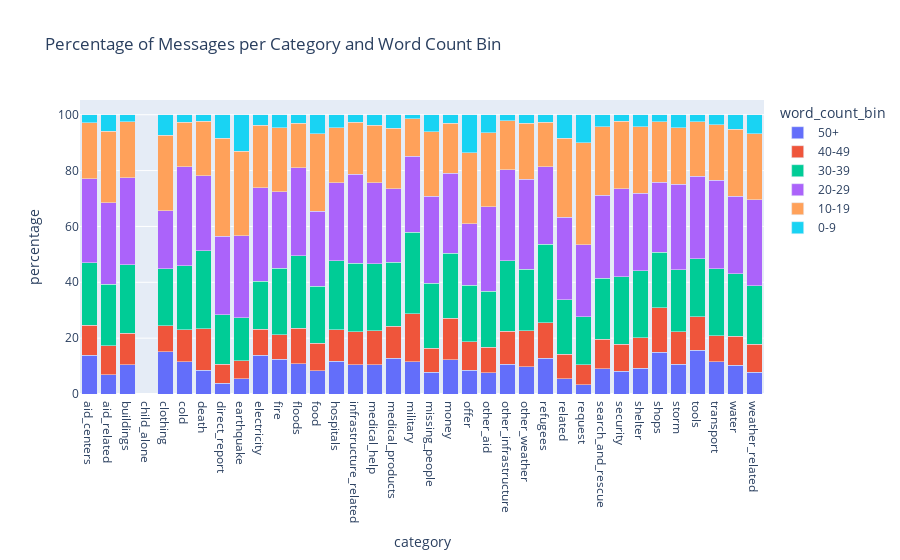

Here is the notebook cell this chart was saved with:
### Code cell
# Counts of word count bins per categories
# Gets the counts per bin and category
cat_wordcount_counts = df[['word_count_bin', *msg_category_cols]].groupby(['word_count_bin'], observed=False).sum().reset_index()
# Restructures the dataframe so that the category columns become one 'category' column
count_by_category_and_bin = pd.melt( cat_wordcount_counts, id_vars=['word_count_bin'], value_vars=msg_category_cols, var_name='category', value_name='count' )
# Gets the counts per category so that we can calculate the percentage later
total_counts = count_by_category_and_bin.groupby('category', observed=False)['count'].sum().reset_index().rename(columns={'count': 'total_count'})
# Merges the total counts per category back into the main dataframe
count_by_category_and_bin = count_by_category_and_bin.merge(total_counts, on='category')
# Calculates the percentage of messages per category and bin
count_by_category_and_bin['percentage'] = count_by_category_and_bin['count'] / count_by_category_and_bin['total_count'] * 100
# Rounds the percentage to 2 decimal places for better display
count_by_category_and_bin['percentage'] = count_by_category_and_bin['percentage'].apply( lambda x: round(x, 2) )
# Sorts the dataframe by category and word count bin
count_by_category_and_bin.sort_values(by=['category', 'word_count_bin'], ascending=[True, False], inplace=True)

# Graph 3: Count of messages per category and word count bin
percentage_per_bin_graph = px.bar(
    data_frame=count_by_category_and_bin, 
    x='category', 
    y='percentage', 
    title='Percentage of Messages per Category and Word Count Bin',
    labels={
        'x': 'category',
        'y': 'percentage'
    },
    color='word_count_bin', 
    barmode='stack'
)
plotly.io.from_json( get_graph_json(percentage_per_bin_graph) )

### Figure 1 — Plotly figure (JSON) as saved in the notebook; plotly's stock layout.template omitted (floating-point values rounded to 4 significant figures)
{"data": [{"hovertemplate": "word_count_bin=50+<br>category=%{x}<br>percentage=%{y}<extra></extra>", "legendgroup": "50+", "marker": {"color": "#636efa", "pattern": {"shape": ""}}, "name": "50+", "orientation": "v", "showlegend": true, "textposition": "auto", "type": "bar", "x": ["aid_centers", "aid_related", "buildings", "child_alone", "clothing", "cold", "death", "direct_report", "earthquake", "electricity", "fire", "floods", "food", "hospitals", "infrastructure_related", "medical_help", "medical_products", "military", "missing_people", "money", "offer", "other_aid", "other_infrastructure", "other_weather", "refugees", "related", "request", "search_and_rescue", "security", "shelter", "shops", "storm", "tools", "transport", "water", "weather_related"], "xaxis": "x", "y": [13.92, 6.92, 10.43, NaN, 15.06, 11.51, 8.54, 3.9, 5.5, 13.91, 12.41, 10.86, 8.38, 11.66, 10.5, 10.46, 12.72, 11.51, 7.72, 12.25, 8.47, 7.57, 10.6, 9.81, 12.8, 5.5, 3.35, 8.98, 8.07, 9.29, 15.0, 10.64, 15.72, 11.49, 10.23, 7.81], "yaxis": "y"}, {"hovertemplate": "word_count_bin=40-49<br>category=%{x}<br>percentage=%{y}<extra></extra>", "legendgroup": "40-49", "marker": {"color": "#EF553B", "pattern": {"shape": ""}}, "name": "40-49", "orientation": "v", "showlegend": true, "textposition": "auto", "type": "bar", "x": ["aid_centers", "aid_related", "buildings", "child_alone", "clothing", "cold", "death", "direct_report", "earthquake", "electricity", "fire", "floods", "food", "hospitals", "infrastructure_related", "medical_help", "medical_products", "military", "missing_people", "money", "offer", "other_aid", "other_infrastructure", "other_weather", "refugees", "related", "request", "search_and_rescue", "security", "shelter", "shops", "storm", "tools", "transport", "water", "weather_related"], "xaxis": "x", "y": [10.68, 10.41, 11.33, NaN, 9.38, 11.51, 14.91, 6.78, 6.44, 9.21, 8.87, 12.71, 9.85, 11.31, 11.73, 12.14, 11.58, 17.21, 8.72, 14.9, 10.17, 9.17, 11.9, 12.86, 12.8, 8.77, 7.04, 10.64, 9.77, 10.89, 15.83, 11.71, 11.95, 9.41, 10.47, 10.05], "yaxis": "y"}, {"hovertemplate": "word_count_bin=30-39<br>category=%{x}<br>percentage=%{y}<extra></extra>", "legendgroup": "30-39", "marker": {"color": "#00cc96", "pattern": {"shape": ""}}, "name": "30-39", "orientation": "v", "showlegend": true, "textposition": "auto", "type": "bar", "x": ["aid_centers", "aid_related", "buildings", "child_alone", "clothing", "cold", "death", "direct_report", "earthquake", "electricity", "fire", "floods", "food", "hospitals", "infrastructure_related", "medical_help", "medical_products", "military", "missing_people", "money", "offer", "other_aid", "other_infrastructure", "other_weather", "refugees", "related", "request", "search_and_rescue", "security", "shelter", "shops", "storm", "tools", "transport", "water", "weather_related"], "xaxis": "x", "y": [22.33, 21.94, 24.53, NaN, 20.49, 22.83, 27.81, 17.71, 15.44, 17.29, 23.76, 25.89, 20.36, 24.73, 24.63, 24.09, 22.92, 29.19, 23.15, 23.34, 20.34, 20.08, 25.28, 21.95, 28.0, 19.54, 17.3, 21.82, 24.2, 24.03, 20.0, 22.06, 20.75, 23.98, 22.43, 20.82], "yaxis": "y"}, {"hovertemplate": "word_count_bin=20-29<br>category=%{x}<br>percentage=%{y}<extra></extra>", "legendgroup": "20-29", "marker": {"color": "#ab63fa", "pattern": {"shape": ""}}, "name": "20-29", "orientation": "v", "showlegend": true, "textposition": "auto", "type": "bar", "x": ["aid_centers", "aid_related", "buildings", "child_alone", "clothing", "cold", "death", "direct_report", "earthquake", "electricity", "fire", "floods", "food", "hospitals", "infrastructure_related", "medical_help", "medical_products", "military", "missing_people", "money", "offer", "other_aid", "other_infrastructure", "other_weather", "refugees", "related", "request", "search_and_rescue", "security", "shelter", "shops", "storm", "tools", "transport", "water", "weather_related"], "xaxis": "x", "y": [30.1, 29.25, 31.06, NaN, 20.74, 35.47, 26.88, 28.08, 29.37, 33.46, 27.3, 31.55, 26.82, 27.92, 31.79, 28.93, 26.28, 27.21, 31.21, 28.48, 22.03, 30.3, 32.58, 32.34, 27.77, 29.41, 25.82, 29.7, 31.42, 27.74, 25.0, 30.74, 29.56, 31.72, 27.69, 30.85], "yaxis": "y"}, {"hovertemplate": "word_count_bin=10-19<br>category=%{x}<br>percentage=%{y}<extra></extra>", "legendgroup": "10-19", "marker": {"color": "#FFA15A", "pattern": {"shape": ""}}, "name": "10-19", "orientation": "v", "showlegend": true, "textposition": "auto", "type": "bar", "x": ["aid_centers", "aid_related", "buildings", "child_alone", "clothing", "cold", "death", "direct_report", "earthquake", "electricity", "fire", "floods", "food", "hospitals", "infrastructure_related", "medical_help", "medical_products", "military", "missing_people", "money", "offer", "other_aid", "other_infrastructure", "other_weather", "refugees", "related", "request", "search_and_rescue", "security", "shelter", "shops", "storm", "tools", "transport", "water", "weather_related"], "xaxis": "x", "y": [20.06, 25.64, 20.18, NaN, 26.91, 16.04, 19.51, 35.07, 30.14, 22.37, 23.05, 16.01, 27.71, 19.79, 18.59, 20.59, 21.71, 13.49, 23.15, 18.05, 25.42, 26.44, 17.55, 20.06, 15.89, 28.29, 36.39, 24.59, 24.2, 23.77, 21.67, 20.22, 19.5, 19.9, 24.04, 23.59], "yaxis": "y"}, {"hovertemplate": "word_count_bin=0-9<br>category=%{x}<br>percentage=%{y}<extra></extra>", "legendgroup": "0-9", "marker": {"color": "#19d3f3", "pattern": {"shape": ""}}, "name": "0-9", "orientation": "v", "showlegend": true, "textposition": "auto", "type": "bar", "x": ["aid_centers", "aid_related", "buildings", "child_alone", "clothing", "cold", "death", "direct_report", "earthquake", "electricity", "fire", "floods", "food", "hospitals", "infrastructure_related", "medical_help", "medical_products", "military", "missing_people", "money", "offer", "other_aid", "other_infrastructure", "other_weather", "refugees", "related", "request", "search_and_rescue", "security", "shelter", "shops", "storm", "tools", "transport", "water", "weather_related"], "xaxis": "x", "y": [2.91, 5.82, 2.48, NaN, 7.41, 2.64, 2.35, 8.45, 13.12, 3.76, 4.61, 2.97, 6.88, 4.59, 2.76, 3.79, 4.8, 1.4, 6.04, 2.98, 13.56, 6.44, 2.09, 2.98, 2.74, 8.5, 10.1, 4.28, 2.34, 4.28, 2.5, 4.63, 2.52, 3.5, 5.14, 6.89], "yaxis": "y"}], "layout": {"barmode": "stack", "legend": {"title": {"text": "word_count_bin"}, "tracegroupgap": 0}, "title": {"text": "Percentage of Messages per Category and Word Count Bin"}, "xaxis": {"anchor": "y", "domain": [0, 1], "title": {"text": "category"}}, "yaxis": {"anchor": "x", "domain": [0, 1], "title": {"text": "percentage"}}}}
